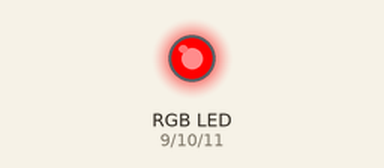
Simulated run of this sketch. Board: Arduino Uno, built with avr-gcc and run on an emulated ATmega328P. Shown: an RGB LED mixed from three pins (HIGH = lit).

Above: at 0.2 s.
At 0.7 s:
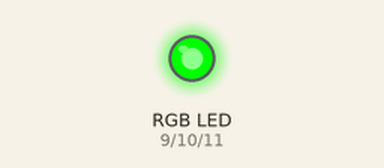
At 2.7 s:
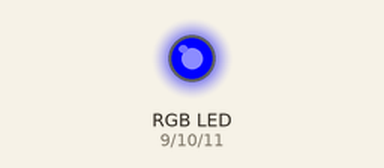
Timing chart, 0 to 3.5 s (numbered marks = the images above):
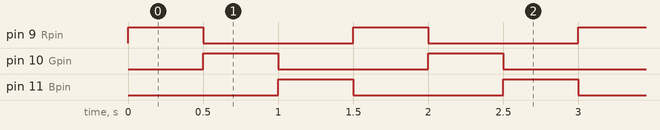

Measured:
- by itself, pin 9 (Rpin), pin 10 (Gpin), pin 11 (Bpin): alternates HIGH for 0.50 s and LOW for 1.0 s
- by itself, everything shown: repeats every 1.5 s, in 3 steps

The sketch:

RGB.ino
```cpp
int Rpin=9; int Gpin=10; int Bpin=11;
void setup() {
     pinMode(Rpin, OUTPUT);
     pinMode(Gpin, OUTPUT);
     pinMode(Bpin, OUTPUT);
}

void loop() {
     analogWrite(Rpin, 255); analogWrite(Gpin, 0); analogWrite(Bpin, 0);
     delay(500); //빨강
     analogWrite(Rpin, 0); analogWrite(Gpin, 255); analogWrite(Bpin, 0);
     delay(500); //그린
     analogWrite(Rpin, 0); analogWrite(Gpin, 0); analogWrite(Bpin, 255);
     delay(500); //블루
}
```
